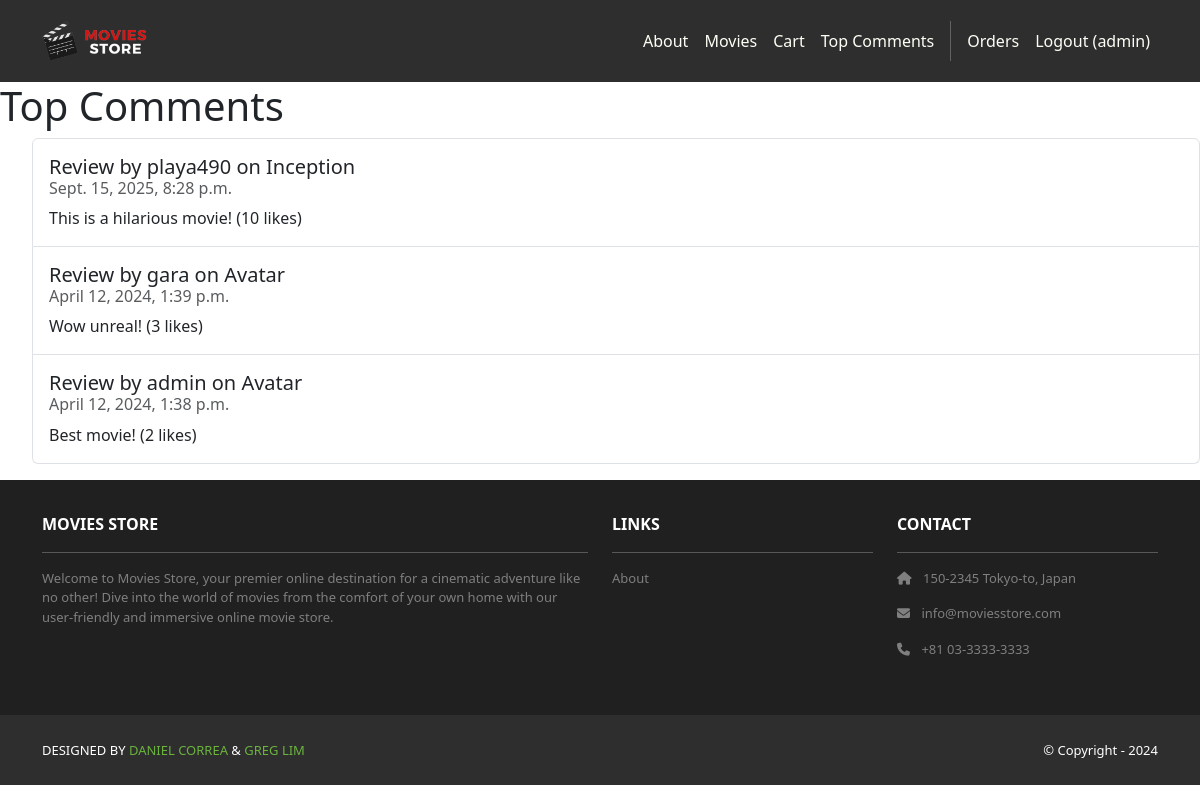
The app's page /movies/top-comments/ (signed in) with its own data.
### movies/models.py (models this page shows, shortened)
class Review(models.Model):
    id = models.AutoField(primary_key=True)
    comment = models.CharField(max_length=255)
    date = models.DateTimeField(auto_now_add=True)
    movie = models.ForeignKey(Movie, on_delete=models.CASCADE)
    user = models.ForeignKey(User, on_delete=models.CASCADE)
    likes = models.PositiveIntegerField(default=0)

class Movie(models.Model):
    id = models.AutoField(primary_key=True)
    name = models.CharField(max_length=255)
    price = models.IntegerField()
    description = models.TextField()
    image = models.ImageField(upload_to='movie_images/')

### movies/views.py (the view)
# urls.py: path("top-comments/", views.top_comments, name="top_comments"),
def top_comments(request):
    reviews = Review.objects.order_by("-likes")[:20]
    template_data = {}
    template_data['reviews'] = reviews
    return render(request, "movies/top_comments.html", {'template_data': template_data})

### movies/templates/movies/top_comments.html
{% extends "base.html" %}
{% load static %}
{% block content %}
  <h1>Top Comments</h1>
  <ul>
    <ul class="list-group">
      {% for review in template_data.reviews %}
        <li class="list-group-item pb-3 pt-3">
          <h5 class="card-title">
            Review by {{ review.user.username }} on {{review.movie.name}}
          </h5>
          <h6 class="card-subtitle mb-2 text-muted">
            {{ review.date }}
          </h6>
        <p class="card-text">{{ review.comment}} ({{ review.likes}} likes)</p>
      {% endfor %}
  </ul>
{% endblock %}

### moviesstore/templates/base.html (shortened to what this page needs)
<!DOCTYPE html>
<html>
  {% load static %}
  <head>
    <link href="https://cdn.jsdelivr.net/npm/bootstrap@5.3.3/dist/css/bootstrap.min.css" rel="stylesheet">
    <link rel="stylesheet" href="https://cdnjs.cloudflare.com/ajax/libs/font-awesome/6.1.1/css/all.min.css">
    <link rel="stylesheet" type="text/css" href="{% static 'css/style.css' %}">
  </head>
  <body>
    <nav class="p-3 navbar navbar-dark bg-dark navbar-expand-lg">
      <div class="container">
        <a class="navbar-brand" href="{% url 'home.index' %}">
          <img src="{% static 'img/logo.png' %}" alt="logo" height="40" />
        </a>
        <div class="collapse navbar-collapse" id="navbarNavAltMarkup">
          <div class="navbar-nav ms-auto navbar-ml">
            <a class="nav-link" href="{% url 'home.about' %}">About</a>
            <a class="nav-link" href="{% url 'movies.index' %}">Movies</a>
            <a class="nav-link" href="{% url 'cart.index' %}">Cart</a>
            <a class = "nav-link" href="{% url 'top_comments' %}">Top Comments</a>
            {% if user.is_authenticated %}
            <a class="nav-link" href="{% url 'accounts.orders' %}">Orders</a>
            <a class="nav-link" href="{% url 'accounts.logout' %}">Logout ({{ user.username }})</a>
            {% else %}
            <a class="nav-link" href="{% url 'accounts.login' %}">Login</a>
            <a class="nav-link" href="{% url 'accounts.signup' %}">Sign Up</a>
            {% endif %}
          </div>
        </div>
      </div>
    </nav>
    <div>
      {% block content %}
      {% endblock content %}
    </div>
    <section class="p-3 ms-footer d-none d-md-block">
      <div class="container">
        <div class="row mt-3 text-white">
          <div class="col-md-6 col-lg-6 col-xl-6 mx-auto mb-4">
            <b>MOVIES STORE</b>
            <hr />
            <p>Welcome to Movies Store, your premier online destination for a cinematic
              adventure like no other! Dive into the world of movies from the comfort of your own home with our user-friendly
              and immersive online movie store.</p>
          </div>
          <div class="col-md-3 col-lg-3 col-xl-3 mx-auto mb-4">
            <b>LINKS</b>
            <hr />
            <p><a class="nav-link" href="{% url 'home.about' %}">About</a></p>
          </div>
          <div class="col-md-3 col-lg-3 col-xl-3 mx-auto mb-4">
            <b>CONTACT</b>
            <hr />
            <p><i class="fas fa-home me-2"></i> 150-2345 Tokyo-to, Japan</p>
            <p><i class="fas fa-envelope me-2"></i> info@moviesstore.com</p>
            <p><i class="fas fa-phone me-2"></i> +81 03-3333-3333</p>
          </div>
        </div>
      </div>
    </section>
    <section class="p-3 ms-footer-bottom bg-dark">
      <div class="container d-flex justify-content-between">
        <div class="me-5 text-white">
          <span>DESIGNED BY <a href="https://www.x.com/danielgarax" target="_blank">DANIEL CORREA</a> &
            <a href="https://www.x.com/greglim81" target="_blank">GREG LIM</a>
          </span>
        </div>
        <div class="text-white">
          <span>© Copyright - 2024</span>
        </div>
      </div>
    </section>
  </body>
</html>

### moviesstore/static/css/style.css (style rules this page uses)
.navbar a.nav-link { color: #FFFEF6 !important; }
.bg-dark { background-color: #2E2E2E !important; }
.ms-footer { background-color: #202020; }
.ms-footer p { color: #7F7F7F; font-size: 13px; }
.ms-footer-bottom span { font-size: 13px; line-height: 38px; }
.ms-footer-bottom a { color: #6ab43e; text-decoration: none; }

### records on screen
Review: user.username "playa490", movie.name "Inception", date "Sept. 15, 2025, 8:28 p.m.", comment "This is a hilarious movie!", likes "10"
Review: user.username "gara", movie.name "Avatar", date "April 12, 2024, 1:39 p.m.", comment "Wow unreal!", likes "3"
Review: user.username "admin", movie.name "Avatar", date "April 12, 2024, 1:38 p.m.", comment "Best movie!", likes "2"

### other values on screen
{{ user.username }} "admin"
